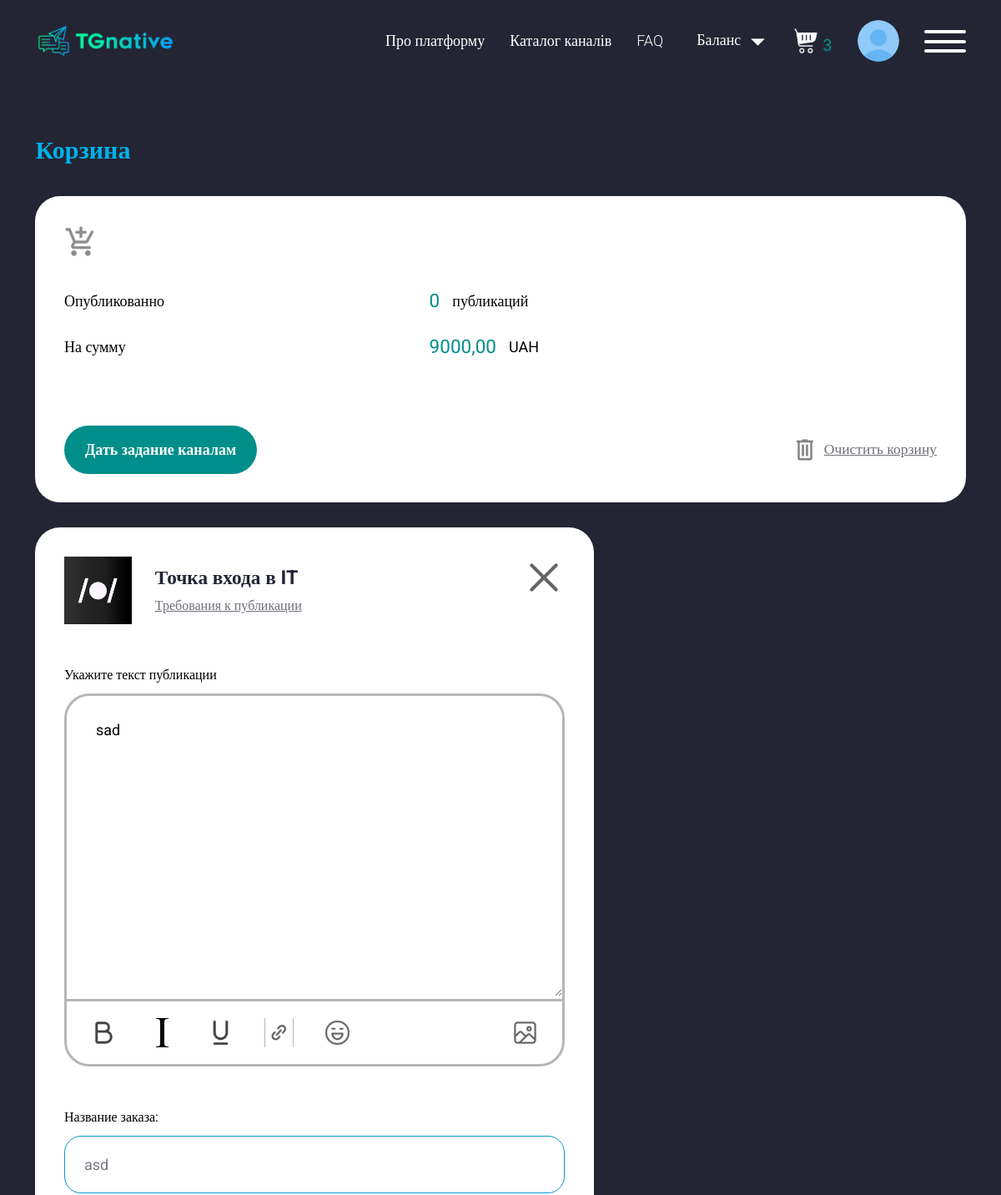
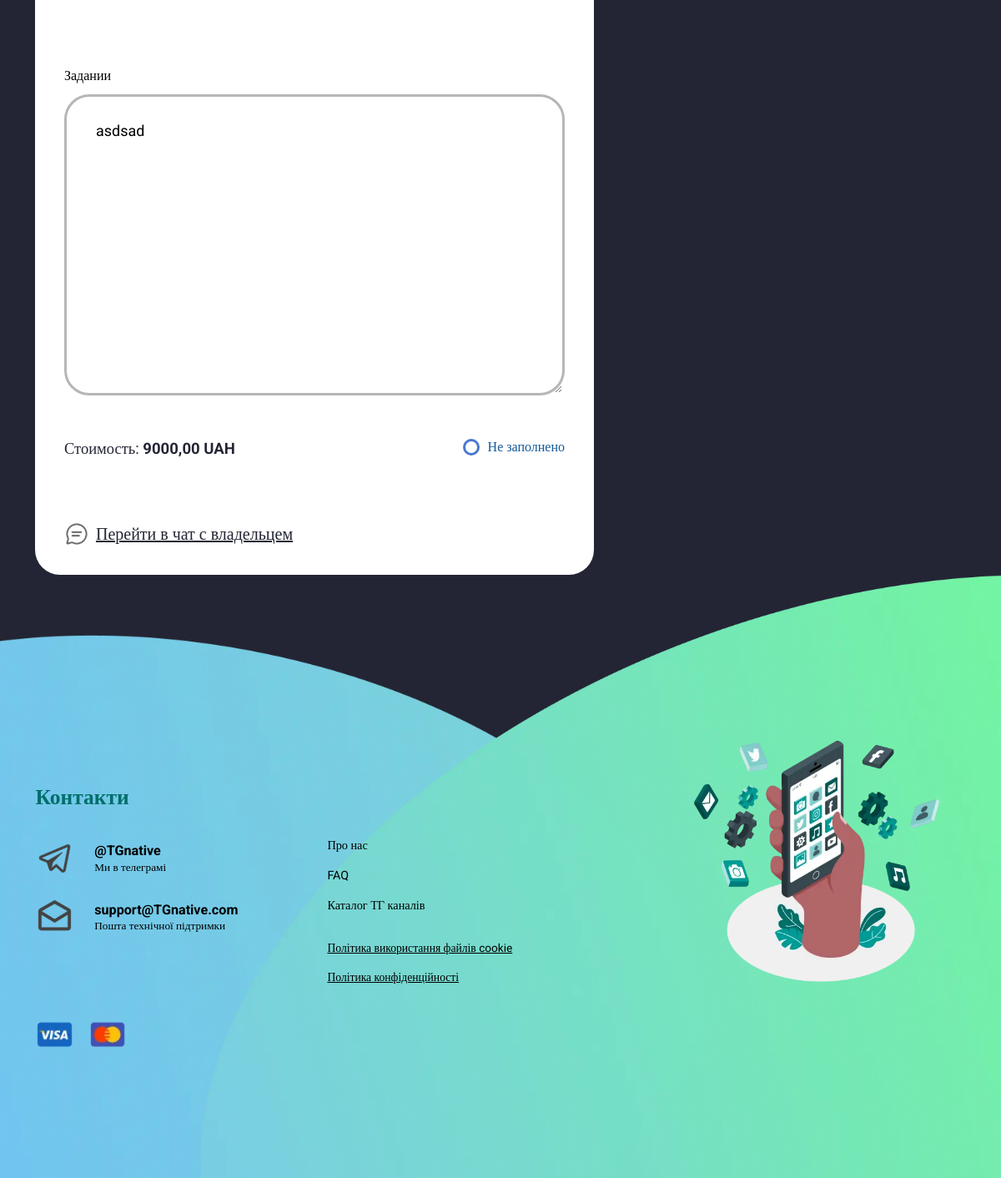
Page /reklama/create/413 (signed in) on the committed database (2 pictures, top to bottom).
### accounts/models.py (models this page shows, shortened)
class Add_Reklama(models.Model):
    from API.models import Chanel
    class Status(models.TextChoices):
        DRAFT = 'WT', 'Waiting'
        PUBLISHED = "DN", "Done"
    chanel=models.ForeignKey(Chanel,on_delete=models.CASCADE)
    format=models.ForeignKey(Cost_Format,on_delete=models.CASCADE)
    user_order=models.ForeignKey(Profile_advertiser,on_delete=models.CASCADE,null=True)
    text_ads=models.TextField(null=True)
    media=models.ImageField(null=True,blank=True)
    name_ads = models.CharField(max_length=150,null=True)
    comment=models.TextField(null=True)
    commented=models.TextField(null=True,blank=True)
    order_data=models.DateTimeField(null=True,blank=True)
    stars_like=models.IntegerField(null=True,blank=True)
    aprove = models.BooleanField(default=False)
    status = models.CharField(max_length=2, choices=Status.choices,
                              default=Status.DRAFT)

class Cost_Format(models.Model):
    add_chanel=models.ForeignKey(Add_chanel,on_delete=models.CASCADE,related_name='cost_formats')
    placement_format = models.CharField(max_length=100)
    cost_per_format = models.DecimalField(max_digits=10, decimal_places=2)

### API/models.py (models this page shows, shortened)
class Chanel(models.Model):
    chanel_link=models.CharField(max_length=150)
    name=models.CharField(max_length=150,verbose_name="Называние канала")
    pictures=models.ImageField(verbose_name='Лого')
    subscribers=models.IntegerField()
    views=models.IntegerField()
    created_at=models.DateTimeField(auto_now_add=True)
    last_update=models.DateTimeField(auto_now=True)
    add_chanel =models.ForeignKey(Add_chanel, on_delete=models.CASCADE)
    username=models.CharField(max_length=140)
    daily_subscribers=models.IntegerField(default=0, blank=True, null=True)
    weekly_subscribers=models.IntegerField(default=0, blank=True, null=True)
    weekly_monthy = models.IntegerField(default=0, blank=True, null=True)
    class Meta:
        verbose_name="Канал"
        verbose_name_plural="Канал"
        ordering=['-subscribers']

### accounts/views.py (the view)
# urls.py: path('reklama/create/<int:pk>',views.CreateAds.as_view(),name="updateads"),
class CreateAds(LoginRequiredMixin, UpdateView):
    template_name = 'create_ads.html'
    form_class = BasketForm
    model = Add_Reklama
    success_url = reverse_lazy('login_reklama')
    login_url = reverse_lazy('login')
    context_object_name = "item"
    def dispatch(self, request, *args, **kwargs):
        instance = self.get_object()
        if request.user != instance.user_order.username:
            return self.handle_no_permission()
        return super().dispatch(request, *args, **kwargs)

### accounts/forms.py
class BasketForm(forms.ModelForm):
    text_ads=forms.CharField(max_length=63,label="Линк",widget=forms.Textarea(attrs={'class': 'item-cart-public__textarea', 'placeholder': 'Текст.....'}))
    name_ads = forms.CharField(max_length=63, label="Линк",widget=forms.TextInput(attrs={'class': 'auth-form__input', 'placeholder': 'Проект'}))
    comment=forms.CharField(max_length=63,label="Линк",widget=forms.Textarea(attrs={'class': 'item-cart-public__textarea'}))
    media = forms.ImageField(
        required=False,
        widget=forms.FileInput(attrs={'id': 'photoInput', 'style': 'display: none;'})
    )
    class Meta:
        model = Add_Reklama
        fields = ['name_ads', 'text_ads', 'media', 'comment']

### accounts/templates/create_ads.html (shortened to what this page needs)
{% extends 'base.html' %}
{% load static %}
{% block content %}
   <main class="page">
			<section class="cart">
			 <form method="post"  enctype="multipart/form-data">
				<div class="cart__container">
					<h2 class="title">Корзина</h2>
					<div class="cart__item item-cart squire">
						<div class="cart__icon">
							<img class="img-fluid" src="{% static 'img/channel/add.svg' %}" class="dont-fill" alt="">
						</div>
						<div class="item-cart__content">
							<div class="item-cart__row">
								<div class="label-black label-black_s24">Опубликованно</div>
								<div class="label-black label-black_s24 item-cart__row-val">
									<span class="label-dark-green label-dark-green_s24">0</span>
									публикаций
								</div>
							</div>
							<div class="item-cart__row">
								<div class="label-black label-black_s24">На сумму</div>
								<div class="label-black label-black_s24 label-black_s24 item-cart__row-val">
									<span class="label-dark-green label-dark-green_s24">{{object.format.cost_per_format}}</span>
									UAH
								</div>
							</div>
						</div>
						<div class="item-cart__bottom">
							<button class="button" type="submit">Дать задание каналам</button>
							<button class="item-cart__reset" type="button">
								<img src="{% static 'img/icons/trash.svg' %}" class="dont-fill" alt="">
								<span id="delete-trigger" class="hhv-green">Очистить корзину</span>
							</button>
						</div>
					</div>
					<div class="item-cart-public squire">
						<div class="item-cart-public__head">
							<div class="item-cart-public__avatar">
								<picture><source srcset="/{{ object.chanel.pictures }}" type="image/webp"><img class="img-fluid" src="/{{ object.chanel.pictures }}" alt=""></picture>
							</div>
							<div class="item-cart-public__head-content">
								<div class="item-cart-public__title">{{ object.chanel.name }}</div>
								<div class="item-cart-public__head-text">Требования к публикации</div>
							</div>
							<button class="item-cart-public__exit" type="button">
								<img class="img-fluid" src="{% static 'img/cart/exit.svg' %}" class="dont-fill" alt="">
							</button>
						</div>
							<div class="item-cart-public__item">
								<label for="text" class="label-black label-black_s16">Укажите текст публикации</label>
								<div class="item-cart-public__textarea-wrap">
									{{form.text_ads}}
									<div class="item-cart-public__textarea-bottom">
										<div class="item-cart-public__textarea-bottom-list">
											<button class="textarea-btn" type="button">
												<img src="{% static 'img/cart/1.svg' %}" class="dont-fill" alt="">
											</button>
											<button class="textarea-btn" type="button">
												<img src="{% static 'img/cart/2.svg' %}" class="dont-fill" alt="">
											</button>
											<button class="textarea-btn" type="button">
												<img src="{% static 'img/cart/3.svg' %}" class="dont-fill" alt="">
											</button>
											<button class="textarea-btn textarea-btn_link" type="button">
												<img src="{% static 'img/cart/4.svg' %}" class="dont-fill" alt="">
											</button>
											<button class="textarea-btn" type="button">
												<img src="{% static 'img/cart/5.svg' %}" class="dont-fill" alt="">
											</button>
										</div>
										<button data-da=".item-cart-public__textarea-bottom-list,767.98" id="changePhoto" title="Загрузить фото/видео" class="textarea-btn" type="button">
											<img src="{% static 'img/cart/6.svg' %}" class="dont-fill" alt="">
										</button>
									</div>
								</div>
							</div>
							<div class="item-cart-public__item">
								<label for="subjects" class="label-black label-black_s16">Название заказа:</label>
                                 {{form.name_ads}}
								<p class="item-cart-public__form-text">Это будет видно только вам</p>
							</div>
							<div class="item-cart-public__item">
								<label for="text" class="label-black label-black_s16">Задании</label>
								{{form.comment}}
							</div>
							<div class="item-cart-public__row">
								<div class="label-dark label-dark_s20">
									Стоимость:
									<span class="label-dark_fw700">{{object.format.cost_per_format}} UAH</span>
								</div>
								<div class="checkbox checkbox_radio">
									<label for="dont-checked" class="checkbox__label"><span class="checkbox__text">Не заполнено</span></label>
								</div>
							</div>
							<button data-popup="#popup-chat" class="item-cart-public__btn" type="button">
								<img src="{% static 'img/cart/7.svg' %}" class="dont-fill" alt="">
								<span>Перейти в чат с владельцем</span>
							</button>
						</form>
					</div>
{% endblock %}

### rows in the picture
Add_Reklama: format.cost_per_format "9000,00", chanel.pictures (picture), chanel.name "Точка входа в IT", text_ads "sad", name_ads "asd", comment "asdsad"

### other values in the picture
{{ number_count }} "3"
